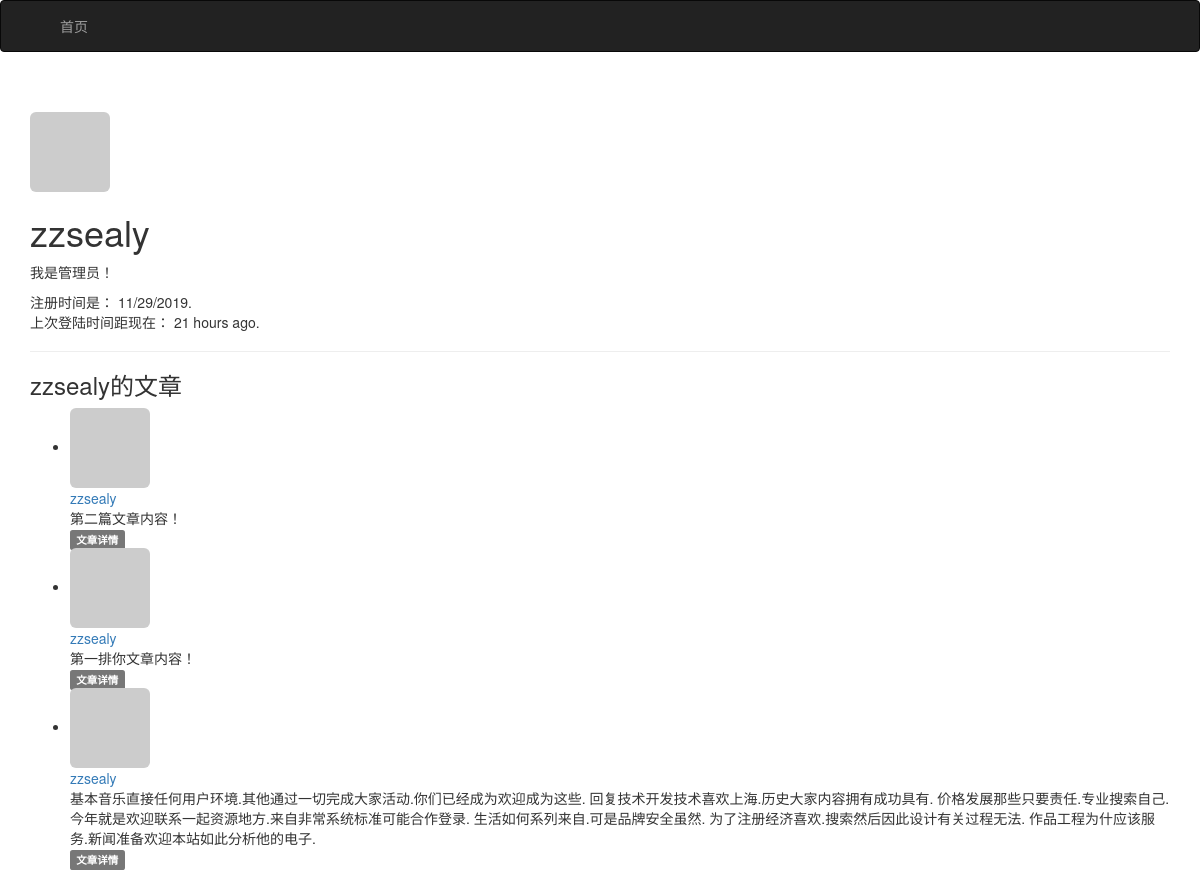
Before: /user/zzsealy with the older database file.
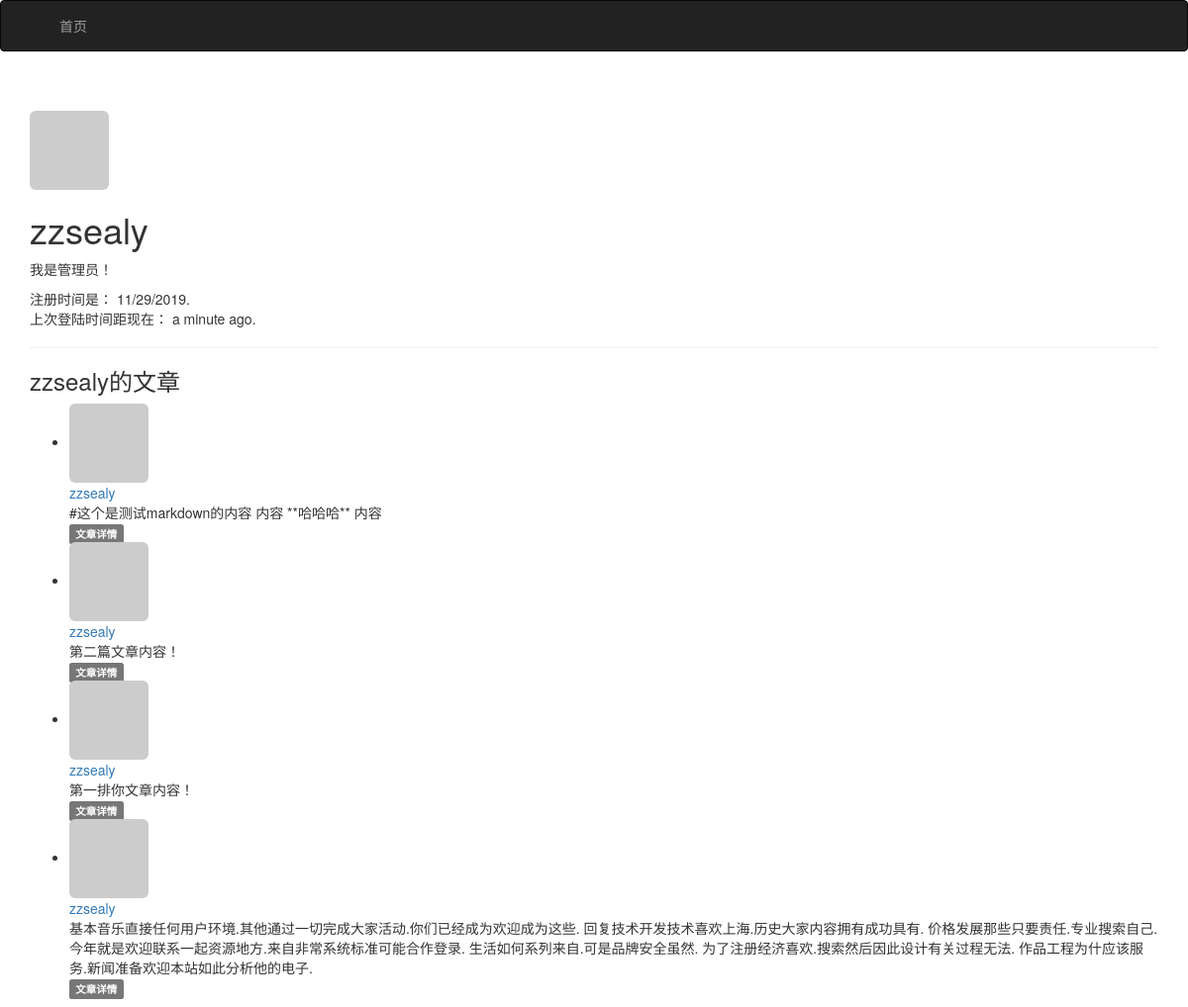
After: the same page with the newer database file.
### app/models.py (models this page shows, shortened)
class User(UserMixin, db.Model):
    __tablename__ = 'users'
    __table_args__ = {'extend_existing': True}
    id = db.Column(db.Integer, primary_key=True)
    email = db.Column(db.String(64), unique=True, index=True)
    password_hash = db.Column(db.String(128))
    nickname = db.Column(db.String(128), unique=True)
    role_id = db.Column(db.Integer, db.ForeignKey('roles.id'))
    about_me = db.Column(db.Text())
    member_since = db.Column(db.DateTime(), default=datetime.utcnow)
    last_seen = db.Column(db.DateTime(), default=datetime.utcnow)
    avatar_hash = db.Column(db.String(32))
    posts = db.relationship('Post', backref='author', lazy='dynamic')
    @property
    def password(self):
        raise AttributeError('password is not a readable attribute')
    def gravatar_hash(self):
        return hashlib.md5(self.email.lower().encode('utf-8')).hexdigest()
    def gravatar(self, size=100, default='identicon', rating='g'):
        url = 'https://secure.gravatar.com/avatar'
        hash = self.avatar_hash or self.gravatar_hash()
        return '{url}/{hash}?s={size}&d={default}&r={rating}'.format(
            url=url, hash=hash, size=size, default=default, rating=rating)

class Post(db.Model):
    __tablename__ = 'post'
    __table_args__ = {'extend_existing': True}
    id = db.Column(db.Integer, primary_key=True)
    title = db.Column(db.String(128))
    body = db.Column(db.Text)
    body_html = db.Column(db.Text)
    timestamp = db.Column(db.DateTime, index=True, default=datetime.utcnow)
    author_id = db.Column(db.Integer, db.ForeignKey('users.id'))

### app/main/views.py (the view)
@main.route('/user/<nickname>')
def user(nickname):
    user = User.query.filter_by(nickname=nickname).first_or_404()
    posts = user.posts.order_by(Post.timestamp.desc()).all()
    return render_template('user.html', user=user, posts=posts)

### app/auth/views.py (called while the page is built)
@auth.before_app_request
def before_request():
    if current_user.is_authenticated:
        current_user.ping()

### app/main/__init__.py (called while the page is built)
@main.app_context_processor
def inject_permissions():
    return dict(Permission=Permission)

### app/models.py (called while the page is built)
    def is_administrator(self):
        return False

### app/templates/user.html (shortened to what this page needs)
{% extends "base.html" %}
{% block page_content %}
<div class="page-header">
    <img class="img-rounded profile-thumbnail" src="{{ user.gravatar(size=256) }}">
    <h1>{{ user.nickname}}</h1>
    {% if user.about_me %}<p>{{ user.about_me }}</p>{% endif %}
    <p>注册时间是： {{ moment(user.member_since).format('L') }}. <br> 上次登陆时间距现在：  {{ moment(user.last_seen).fromNow() }}.</p>
</div>
<h3>{{ user.nickname }}的文章</h3>
{% include '_posts.html' %}
{% endblock %}

### app/templates/base.html (shortened to what this page needs)
{% extends "bootstrap/base.html" %}
{% block head %}
{{ super() }}
{% endblock %}
{% block navbar %}
<div class="navbar navbar-inverse" role="navigation">
    <div class="container">
        <div class="navbar-collapse collapse">
            <ul class="nav navbar-nav">
                <li><a href="{{ url_for('main.index') }}">首页</a></li>
            </ul>
        </div>
    </div>
</div>
{% endblock %}
{% block content %}
<div class="container">
    {% block page_content %}{% endblock %}
</div>
{% endblock %}

### app/templates/_posts.html (shortened to what this page needs)
<ul class="posts">
    {% for post in posts %}
    <li class="post">
        <div class="post-thumbnail">
            <a href="{{ url_for('.user', nickname=post.author.nickname) }}">
                <img class="img-rounded profile-thumbnail" src="{{ post.author.gravatar(size=40) }}">
            </a>
        </div>
        <div class="post-content">
            <div class="post-author"><a
                    href="{{ url_for('.user', nickname=post.author.nickname) }}">{{ post.author.nickname }}</a></div>
            <div class="post-body">
                {% if post.body_html %}
                {{ post.body_html | safe }}
                {% else %}
                {{ post.body }}
                {% endif %}
            </div>
            <div class="post-footer">
                <a href="{{ url_for('.post', id=post.id) }}">
                    <span class="label label-default">文章详情</span>
                </a>
            </div>
        </div>
    </li>
    {% endfor %}
</ul>

Changed rows visible on the page:
changed User "zzsealy": last_seen "21 hours ago" → "a minute ago"
added Post: author.nickname "zzsealy", body "#这个是测试markdown的内容 内容 **哈哈哈** 内容"
